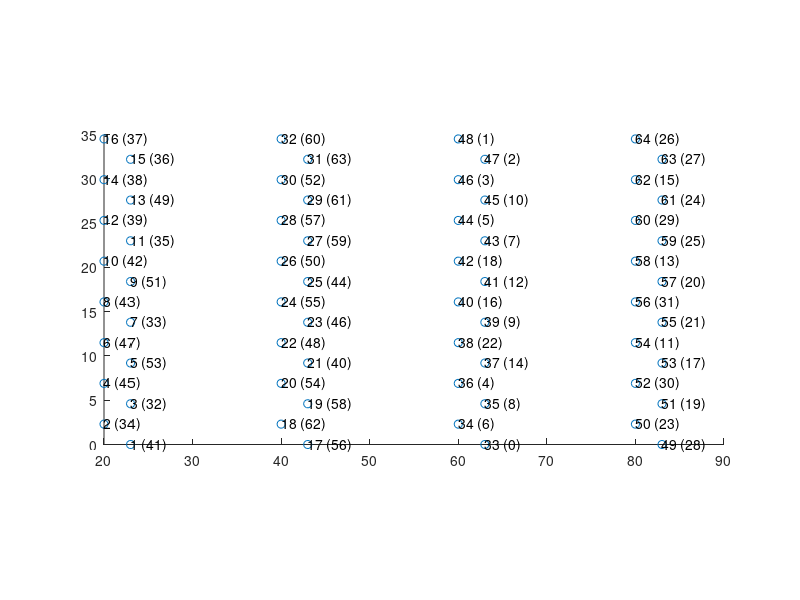
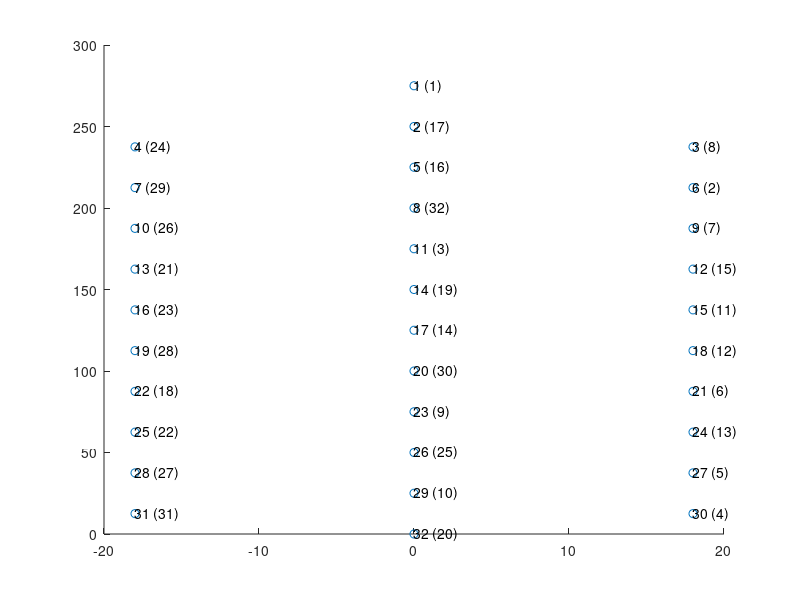

Write the MATLAB code that produced these figures, in order.
%% GENERATE MAPS FOR KILOSORT (I THINK THIS IS FOR VISUALIZATION PURPOSES ONLY)




%% NeuronexusA4x16-Poly2, intan

kiloSortInds = [6 8 10 12 14 16 4 2 1 3 15 13 11 9 7 5 22 24 26 28 30 32 20 18 17 19 31 29 27 25 23 21 38 40 42 44 46 48 36 34 33 35 47 45 43 41 39 37 54 56 58 60 62 64 52 50 49 51 63 61 59 57 55 53];
intanInds = [47 43 42 39 38 37 45 34 41 32 36 49 35 51 33 53 48 55 50 57 52 60 54 62 56 58 63 61 59 44 46 40 22 16 18 5 3 1 4 6 0 8 2 10 7 12 9 14 11 31 13 29 15 26 30 23 28 19 27 24 25 20 21 17] + 1;

% get desired site locations map
shankSeparation = 200;
siteLocations = nan(16, 2); % start with one shank, then replicate after
siteLocations(2:2:16,:) = cat(2, zeros(8,1), (0:46:46*7)'+23); % first column of leftmost shank
siteLocations(1:2:15,:) = cat(2, ones(8,1)*30, (0:46:46*7)'); % second column of leftmost shank

siteLocations = repmat(siteLocations,4,1);
siteLocations(:,1) = siteLocations(:,1) + repelem(1:4,16)'.*shankSeparation;


% apply channel mapping to site locations
siteLocationsRemapped = nan(size(siteLocations));
for i = 1:64
    shankLocation = siteLocations(kiloSortInds(i),:);
    siteLocationsRemapped(intanInds(i),:) = shankLocation;
end

% visualize final mapping results



Nchannels = 64;
connected = true(Nchannels, 1);
chanMap   = 1:Nchannels;
chanMap0ind = chanMap - 1;
xcoords   = siteLocationsRemapped(:,1);
ycoords   = siteLocationsRemapped(:,2);
kcoords   = ones(Nchannels,1); % grouping of channels (i.e. tetrode groups)
fs = 30000; % sampling frequency


% % probe BDFD // original mapping
% save('Y:\obstacleData\ephys\channelMaps\kilosort\BDFD.mat', ...
%     'chanMap','connected', 'xcoords', 'ycoords', 'kcoords', 'chanMap0ind', 'fs')

% probe BDFD // after right most shank broken
connected([27 16 30 14 32 12 31 24 28 25 26 21 22 18 20 29]) = false;
save('Z:\obstacleData\ephys\channelMaps\kilosort\BDFD2.mat', ...
    'chanMap','connected', 'xcoords', 'ycoords', 'kcoords', 'chanMap0ind', 'fs')



close all; figure('Color', 'white', 'Position', [134 119 1595 807]);
scatter(siteLocations(:,1)*0.1, siteLocations(:,2)*0.1)
for i = 1:size(siteLocations,1)
    text(siteLocations(i,1)*0.1, siteLocations(i,2)*0.1, [num2str(i) ' (' num2str(intanInds(kiloSortInds==i)-1) ')'])
end
daspect([1 1 1])



%% NeuronexusA1x32Poly3, intan

neuro = [23 25 27 29 31 19 17 21 11 15 13 1 3 5 7 9;
         24 26 28 30 32 20 18 22 12 16 14 2 4 6 8 10];

intan = [23 22 21 20 19 18 17 16 15 14 13 12 11 10 9 8;
         24 25 26 27 28 29 30 31 0 1 2 3 4 5 6 7];
intan = intan+1;
intan = fliplr(intan);


connectorInds = [16 6 5 15 4 7 3 8 2 9 1 10 14 13 12 11 22 21 20 19 23 25 24 18 26 17 27 29 28 31 30 32];
kiloSortInds = [31 28 25 22 19 16 13 10 7 4 32 26 20 14 8 2 1 5 11 17 23 29 3 6 9 12 15 18 21 24 27 30];
intanInds = intan(arrayfun(@(x) find(neuro==x), connectorInds));

% get desired site locations map
siteLocations = nan(32, 2);
siteLocations(4:3:31, :) = cat(2, ones(10,1)*-18, fliplr(12.5 : 25 : (12.5+25*9))'); % xy values for left column
siteLocations([1 2:3:32], :) = cat(2, zeros(12,1), fliplr(0 : 25 : (25*11))'); % xy values for right column
siteLocations(3:3:30, :) = cat(2, ones(10,1)*18, fliplr(12.5 : 25 : (12.5+25*9))'); % xy values for right column


% apply channel mapping to site locations
siteLocationsRemapped = nan(size(siteLocations));
for i = 1:32
    shankLocation = siteLocations(kiloSortInds(i),:);
    siteLocationsRemapped(intanInds(i),:) = shankLocation;
end

% visualize final mapping results
close all; figure('Position', [134 119 400 807]);
scatter(siteLocations(:,1), siteLocations(:,2))
for i = 1:size(siteLocations,1)
    text(siteLocations(i,1), siteLocations(i,2), [num2str(i) ' (' num2str(intanInds(kiloSortInds==i)) ')'])
end


Nchannels = 32;
connected = true(Nchannels, 1);
chanMap   = 1:Nchannels;
chanMap0ind = chanMap - 1;
xcoords   = siteLocationsRemapped(:,1);
ycoords   = siteLocationsRemapped(:,2);
kcoords   = ones(Nchannels,1); % grouping of channels (i.e. tetrode groups)
fs = 30000; % sampling frequency

% probe C6CE
save('Y:\obstacleData\ephys\channelMaps\kilosort\C6CE.mat', ...
    'chanMap','connected', 'xcoords', 'ycoords', 'kcoords', 'chanMap0ind', 'fs')

% probe D55F // nine sites defective?
connected([18 28 14 9 10 2 7 15 11]) = false;
save('Y:\obstacleData\ephys\channelMaps\kilosort\D55F.mat', ...
    'chanMap','connected', 'xcoords', 'ycoords', 'kcoords', 'chanMap0ind', 'fs')
